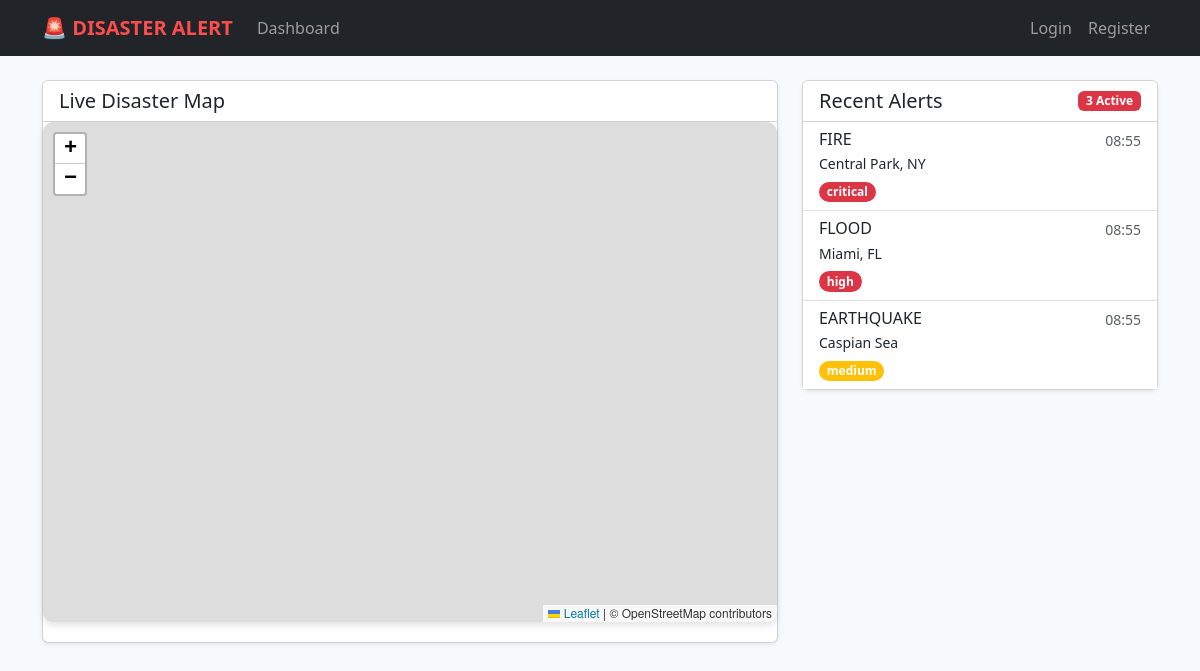
/dashboard, run on the app's committed database.
### models.py (models this page shows)
class Alert(db.Model):
    id = db.Column(db.Integer, primary_key=True)
    type = db.Column(db.String(50), nullable=False)  # 'earthquake', 'flood', 'storm', 'manual'
    source = db.Column(db.String(50))  # 'USGS', 'OpenWeather', 'UserReport'
    location = db.Column(db.String(200), nullable=False)
    latitude = db.Column(db.Float)
    longitude = db.Column(db.Float)
    severity = db.Column(db.String(20), default='medium')  # 'low', 'medium', 'high', 'critical'
    description = db.Column(db.Text)
    timestamp = db.Column(db.DateTime, index=True, default=datetime.utcnow)
    status = db.Column(db.String(20), default='active')  # 'active', 'resolved', 'dismissed'

### routes/alerts.py (the view)
@alerts_bp.route('/')
@alerts_bp.route('/dashboard')
def dashboard():
    alerts = Alert.query.filter_by(status='active').order_by(Alert.timestamp.desc()).all()
    return render_template('dashboard.html', title='Dashboard', alerts=alerts)

### templates/dashboard.html (shortened to what this page needs)
{% extends "base.html" %}
{% block content %}
<div class="row">
    <div class="col-md-8">
        <div class="card shadow-sm mb-4">
            <div class="card-header bg-white">
                <h5 class="mb-0">Live Disaster Map</h5>
            </div>
            <div class="card-body p-0">
                <div id="map"></div>
            </div>
        </div>
    </div>
    <div class="col-md-4">
        <div class="card shadow-sm">
            <div class="card-header bg-white d-flex justify-content-between align-items-center">
                <h5 class="mb-0">Recent Alerts</h5>
                <span class="badge bg-danger" id="alert-count">{{ alerts|length }} Active</span>
            </div>
            <div class="card-body p-0" style="max-height: 445px; overflow-y: auto;">
                <div class="list-group list-group-flush" id="alert-list">
                    {% for alert in alerts %}
                    <div class="list-group-item alert-card severity-{{ alert.severity }}"
                        onclick="focusAlert({{ alert.latitude }}, {{ alert.longitude }}, '{{ alert.type }}')">
                        <div class="d-flex w-100 justify-content-between">
                            <h6 class="mb-1 text-uppercase">{{ alert.type }}</h6>
                            <small class="text-muted">{{ alert.timestamp.strftime('%H:%M') }}</small>
                        </div>
                        <p class="mb-1 small">{{ alert.location }}</p>
                        <span
                            class="badge bg-{{ 'danger' if alert.severity in ['high', 'critical'] else 'warning' if alert.severity == 'medium' else 'info' }} rounded-pill small">
                            {{ alert.severity }}
                        </span>
                    </div>
                    {% endfor %}
                </div>
            </div>
        </div>
    </div>
</div>
{% endblock %}

### templates/base.html (shortened to what this page needs)
<!DOCTYPE html>
<html lang="en">
<head>
    <link href="https://cdn.jsdelivr.net/npm/bootstrap@5.3.0/dist/css/bootstrap.min.css" rel="stylesheet">
    <link rel="stylesheet" href="https://unpkg.com/leaflet@1.9.4/dist/leaflet.css" />
</head>
<body>
    <nav class="navbar navbar-expand-lg navbar-dark bg-dark mb-4">
        <div class="container">
            <a class="navbar-brand" href="{{ url_for('alerts.dashboard') }}">🚨 DISASTER ALERT</a>
            <div class="collapse navbar-collapse" id="navbarNav">
                <ul class="navbar-nav me-auto">
                    <li class="nav-item">
                        <a class="nav-link" href="{{ url_for('alerts.dashboard') }}">Dashboard</a>
                    </li>
                </ul>
                <ul class="navbar-nav">
                    {% if current_user.is_anonymous %}
                    <li class="nav-item">
                        <a class="nav-link" href="{{ url_for('auth.login') }}">Login</a>
                    </li>
                    <li class="nav-item">
                        <a class="nav-link" href="{{ url_for('auth.register') }}">Register</a>
                    </li>
                    {% endif %}
                </ul>
            </div>
        </div>
    </nav>
    <div class="container">
        {% block content %}{% endblock %}
    </div>
</body>
</html>

### templates/base.html (style rules this page uses)
body { background-color: #f8f9fa; }
.navbar { background-color: #212529; }
.navbar-brand { font-weight: bold; color: #ff4d4d !important; }
#map { height: 500px; border-radius: 10px; margin-bottom: 20px; box-shadow: 0 4px 6px rgba(0, 0, 0, 0.1); }
.alert-card { transition: transform 0.2s; cursor: pointer; }
.severity-critical { border-left: 5px solid #dc3545; }
.severity-high { border-left: 5px solid #fd7e14; }
.severity-medium { border-left: 5px solid #ffc107; }

### data on the page
Alert: type "FIRE", timestamp "08:55", location "Central Park, NY", severity "critical"
Alert: type "FLOOD", timestamp "08:55", location "Miami, FL", severity "high"
Alert: type "EARTHQUAKE", timestamp "08:55", location "Caspian Sea", severity "medium"

### other printed values
{{ alerts|length }} "3"
